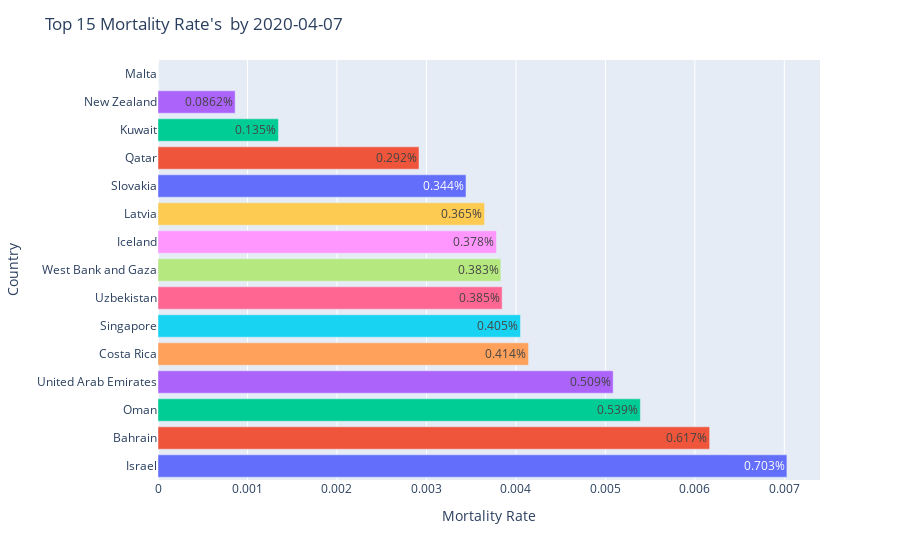

Write notebook code for a chart like this one.
### Markdown cell above
# Countries with the lowest mortality rates

> **Note:** Taking in consideration only the countries that have 250 or more confirmed cases

### Code cell
# Countries with the lowest mortality rates
plot_bar_top(15,'Mortality Rate',ascending=True)

### Figure 1 — Plotly figure (JSON) as saved in the notebook; plotly's stock layout.template omitted (floating-point values rounded to 4 significant figures)
{"data": [{"alignmentgroup": "True", "hoverlabel": {"namelength": 0}, "hovertemplate": "color=Israel<br>x=%{x}<br>y=%{y}<br>text=%{text}", "legendgroup": "color=Israel", "marker": {"color": "#636efa"}, "name": "color=Israel", "offsetgroup": "color=Israel", "orientation": "h", "showlegend": true, "text": [0.007029], "textposition": "inside", "texttemplate": "%{x:.3p}", "type": "bar", "x": [0.007029], "xaxis": "x", "y": ["Israel"], "yaxis": "y"}, {"alignmentgroup": "True", "hoverlabel": {"namelength": 0}, "hovertemplate": "color=Bahrain<br>x=%{x}<br>y=%{y}<br>text=%{text}", "legendgroup": "color=Bahrain", "marker": {"color": "#EF553B"}, "name": "color=Bahrain", "offsetgroup": "color=Bahrain", "orientation": "h", "showlegend": true, "text": [0.006165], "textposition": "inside", "texttemplate": "%{x:.3p}", "type": "bar", "x": [0.006165], "xaxis": "x", "y": ["Bahrain"], "yaxis": "y"}, {"alignmentgroup": "True", "hoverlabel": {"namelength": 0}, "hovertemplate": "color=Oman<br>x=%{x}<br>y=%{y}<br>text=%{text}", "legendgroup": "color=Oman", "marker": {"color": "#00cc96"}, "name": "color=Oman", "offsetgroup": "color=Oman", "orientation": "h", "showlegend": true, "text": [0.005391], "textposition": "inside", "texttemplate": "%{x:.3p}", "type": "bar", "x": [0.005391], "xaxis": "x", "y": ["Oman"], "yaxis": "y"}, {"alignmentgroup": "True", "hoverlabel": {"namelength": 0}, "hovertemplate": "color=United Arab Emirates<br>x=%{x}<br>y=%{y}<br>text=%{text}", "legendgroup": "color=United Arab Emirates", "marker": {"color": "#ab63fa"}, "name": "color=United Arab Emirates", "offsetgroup": "color=United Arab Emirates", "orientation": "h", "showlegend": true, "text": [0.005087], "textposition": "inside", "texttemplate": "%{x:.3p}", "type": "bar", "x": [0.005087], "xaxis": "x", "y": ["United Arab Emirates"], "yaxis": "y"}, {"alignmentgroup": "True", "hoverlabel": {"namelength": 0}, "hovertemplate": "color=Costa Rica<br>x=%{x}<br>y=%{y}<br>text=%{text}", "legendgroup": "color=Costa Rica", "marker": {"color": "#FFA15A"}, "name": "color=Costa Rica", "offsetgroup": "color=Costa Rica", "orientation": "h", "showlegend": true, "text": [0.004141], "textposition": "inside", "texttemplate": "%{x:.3p}", "type": "bar", "x": [0.004141], "xaxis": "x", "y": ["Costa Rica"], "yaxis": "y"}, {"alignmentgroup": "True", "hoverlabel": {"namelength": 0}, "hovertemplate": "color=Singapore<br>x=%{x}<br>y=%{y}<br>text=%{text}", "legendgroup": "color=Singapore", "marker": {"color": "#19d3f3"}, "name": "color=Singapore", "offsetgroup": "color=Singapore", "orientation": "h", "showlegend": true, "text": [0.004051], "textposition": "inside", "texttemplate": "%{x:.3p}", "type": "bar", "x": [0.004051], "xaxis": "x", "y": ["Singapore"], "yaxis": "y"}, {"alignmentgroup": "True", "hoverlabel": {"namelength": 0}, "hovertemplate": "color=Uzbekistan<br>x=%{x}<br>y=%{y}<br>text=%{text}", "legendgroup": "color=Uzbekistan", "marker": {"color": "#FF6692"}, "name": "color=Uzbekistan", "offsetgroup": "color=Uzbekistan", "orientation": "h", "showlegend": true, "text": [0.003846], "textposition": "inside", "texttemplate": "%{x:.3p}", "type": "bar", "x": [0.003846], "xaxis": "x", "y": ["Uzbekistan"], "yaxis": "y"}, {"alignmentgroup": "True", "hoverlabel": {"namelength": 0}, "hovertemplate": "color=West Bank and Gaza<br>x=%{x}<br>y=%{y}<br>text=%{text}", "legendgroup": "color=West Bank and Gaza", "marker": {"color": "#B6E880"}, "name": "color=West Bank and Gaza", "offsetgroup": "color=West Bank and Gaza", "orientation": "h", "showlegend": true, "text": [0.003831], "textposition": "inside", "texttemplate": "%{x:.3p}", "type": "bar", "x": [0.003831], "xaxis": "x", "y": ["West Bank and Gaza"], "yaxis": "y"}, {"alignmentgroup": "True", "hoverlabel": {"namelength": 0}, "hovertemplate": "color=Iceland<br>x=%{x}<br>y=%{y}<br>text=%{text}", "legendgroup": "color=Iceland", "marker": {"color": "#FF97FF"}, "name": "color=Iceland", "offsetgroup": "color=Iceland", "orientation": "h", "showlegend": true, "text": [0.003783], "textposition": "inside", "texttemplate": "%{x:.3p}", "type": "bar", "x": [0.003783], "xaxis": "x", "y": ["Iceland"], "yaxis": "y"}, {"alignmentgroup": "True", "hoverlabel": {"namelength": 0}, "hovertemplate": "color=Latvia<br>x=%{x}<br>y=%{y}<br>text=%{text}", "legendgroup": "color=Latvia", "marker": {"color": "#FECB52"}, "name": "color=Latvia", "offsetgroup": "color=Latvia", "orientation": "h", "showlegend": true, "text": [0.00365], "textposition": "inside", "texttemplate": "%{x:.3p}", "type": "bar", "x": [0.00365], "xaxis": "x", "y": ["Latvia"], "yaxis": "y"}, {"alignmentgroup": "True", "hoverlabel": {"namelength": 0}, "hovertemplate": "color=Slovakia<br>x=%{x}<br>y=%{y}<br>text=%{text}", "legendgroup": "color=Slovakia", "marker": {"color": "#636efa"}, "name": "color=Slovakia", "offsetgroup": "color=Slovakia", "orientation": "h", "showlegend": true, "text": [0.003442], "textposition": "inside", "texttemplate": "%{x:.3p}", "type": "bar", "x": [0.003442], "xaxis": "x", "y": ["Slovakia"], "yaxis": "y"}, {"alignmentgroup": "True", "hoverlabel": {"namelength": 0}, "hovertemplate": "color=Qatar<br>x=%{x}<br>y=%{y}<br>text=%{text}", "legendgroup": "color=Qatar", "marker": {"color": "#EF553B"}, "name": "color=Qatar", "offsetgroup": "color=Qatar", "orientation": "h", "showlegend": true, "text": [0.002917], "textposition": "inside", "texttemplate": "%{x:.3p}", "type": "bar", "x": [0.002917], "xaxis": "x", "y": ["Qatar"], "yaxis": "y"}, {"alignmentgroup": "True", "hoverlabel": {"namelength": 0}, "hovertemplate": "color=Kuwait<br>x=%{x}<br>y=%{y}<br>text=%{text}", "legendgroup": "color=Kuwait", "marker": {"color": "#00cc96"}, "name": "color=Kuwait", "offsetgroup": "color=Kuwait", "orientation": "h", "showlegend": true, "text": [0.001346], "textposition": "inside", "texttemplate": "%{x:.3p}", "type": "bar", "x": [0.001346], "xaxis": "x", "y": ["Kuwait"], "yaxis": "y"}, {"alignmentgroup": "True", "hoverlabel": {"namelength": 0}, "hovertemplate": "color=New Zealand<br>x=%{x}<br>y=%{y}<br>text=%{text}", "legendgroup": "color=New Zealand", "marker": {"color": "#ab63fa"}, "name": "color=New Zealand", "offsetgroup": "color=New Zealand", "orientation": "h", "showlegend": true, "text": [0.0008621], "textposition": "inside", "texttemplate": "%{x:.3p}", "type": "bar", "x": [0.0008621], "xaxis": "x", "y": ["New Zealand"], "yaxis": "y"}, {"alignmentgroup": "True", "hoverlabel": {"namelength": 0}, "hovertemplate": "color=Malta<br>x=%{x}<br>y=%{y}<br>text=%{text}", "legendgroup": "color=Malta", "marker": {"color": "#FFA15A"}, "name": "color=Malta", "offsetgroup": "color=Malta", "orientation": "h", "showlegend": true, "text": [0], "textposition": "inside", "texttemplate": "%{x:.3p}", "type": "bar", "x": [0], "xaxis": "x", "y": ["Malta"], "yaxis": "y"}], "layout": {"barmode": "relative", "legend": {"tracegroupgap": 0}, "margin": {"t": 60}, "showlegend": false, "title": {"text": "Top 15 Mortality Rate's  by 2020-04-07"}, "xaxis": {"anchor": "y", "domain": [0, 1], "title": {"text": "Mortality Rate"}}, "yaxis": {"anchor": "x", "domain": [0, 1], "title": {"text": "Country"}}}}
